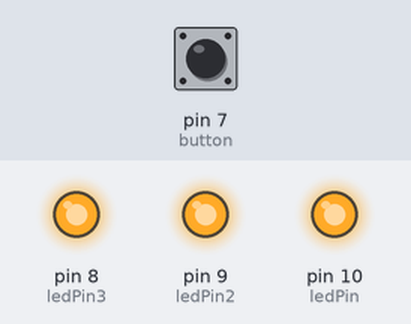
Bench run of a sketch on a simulated Arduino Uno, built with avr-gcc and run on an emulated ATmega328P. On the bench: output pins drawn as LEDs (lit = HIGH). The test bench sets the inputs (shaded band); at power-on: pin 7 (button) HIGH.

Above: at 1.0 s.
At 7.15 s:
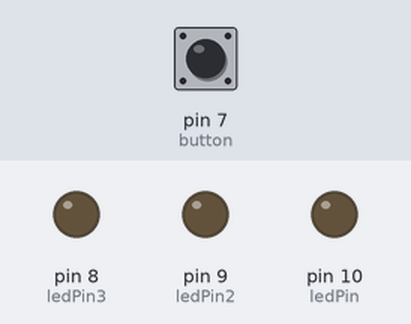
Timing chart, 0 to 7.5 s (numbered marks = the images above):
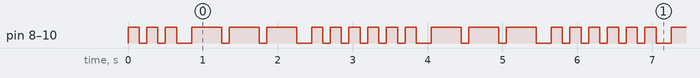

Measured:
- by itself, pin 8 (ledPin3), pin 9 (ledPin2), pin 10 (ledPin): repeats every 3.2 s: 2 × (LOW 0.10 s, HIGH 0.15 s), LOW 0.20 s, 2 × (HIGH 0.40 s, LOW 0.10 s), HIGH 0.40 s, LOW 0.20 s, 3 × (HIGH 0.15 s, LOW 0.10 s), HIGH 0.15 s
- by itself, everything shown: repeats every 3.2 s, in 18 steps

The sketch:

sketch_sep7b.ino
```cpp
int ledPin = 10;
int ledPin2 = 9;
int ledPin3 = 8;
int button = 7;

void setup() {
  // put your setup code here, to run once:
  Serial.begin(9600);
  pinMode(button, INPUT);
  digitalWrite(button, HIGH);
  pinMode(ledPin, OUTPUT);
  pinMode(ledPin2, OUTPUT);
  pinMode(ledPin3, OUTPUT);
}

void speedUp(int value){
  if(value == 0){
    for (int x=0; x<3; x++) {
      digitalWrite(ledPin, HIGH);
      digitalWrite(ledPin2, HIGH);
      digitalWrite(ledPin3, HIGH);
      delay(75);
      digitalWrite(ledPin, LOW);
      digitalWrite(ledPin2, LOW);
      digitalWrite(ledPin3, LOW);
      delay(50);
    }

    delay(100);

    for (int x = 0; x < 3; x++) {
      digitalWrite(ledPin, HIGH); // sets the LED on
      digitalWrite(ledPin2, HIGH); // sets the LED on
      digitalWrite(ledPin3, HIGH); // sets the LED on
      delay(200); // waits for 400ms
      digitalWrite(ledPin, LOW); // sets the LED off
      digitalWrite(ledPin2, LOW); // sets the LED off
      digitalWrite(ledPin3, LOW); // sets the LED off
      delay(50); // waits for 100ms
    }

    delay(50);

    for (int x = 0; x < 3; x++) {
      digitalWrite(ledPin, HIGH); // sets the LED on
      digitalWrite(ledPin2, HIGH); // sets the LED on
      digitalWrite(ledPin3, HIGH); // sets the LED on
      delay(75); // waits for 150ms

      digitalWrite(ledPin, LOW); // sets the LED off
      digitalWrite(ledPin2, LOW); // sets the LED off
      digitalWrite(ledPin3, LOW); // sets the LED off
      delay(50); // waits for 100ms
    }
  }else{
    for (int x=0; x<3; x++) {
      digitalWrite(ledPin, HIGH);
      digitalWrite(ledPin2, HIGH);
      digitalWrite(ledPin3, HIGH);
      delay(150);
      digitalWrite(ledPin, LOW);
      digitalWrite(ledPin2, LOW);
      digitalWrite(ledPin3, LOW);
      delay(100);
    }

    delay(100);

    for (int x = 0; x < 3; x++) {
      digitalWrite(ledPin, HIGH); // sets the LED on
      digitalWrite(ledPin2, HIGH); // sets the LED on
      digitalWrite(ledPin3, HIGH); // sets the LED on
      delay(400); // waits for 400ms
      digitalWrite(ledPin, LOW); // sets the LED off
      digitalWrite(ledPin2, LOW); // sets the LED off
      digitalWrite(ledPin3, LOW); // sets the LED off
      delay(100); // waits for 100ms
    }

    delay(100);

    for (int x = 0; x < 3; x++) {
      digitalWrite(ledPin, HIGH); // sets the LED on
      digitalWrite(ledPin2, HIGH); // sets the LED on
      digitalWrite(ledPin3, HIGH); // sets the LED on
      delay(150); // waits for 150ms

      digitalWrite(ledPin, LOW); // sets the LED off
      digitalWrite(ledPin2, LOW); // sets the LED off
      digitalWrite(ledPin3, LOW); // sets the LED off
      delay(100); // waits for 100ms
    }
  }
}

void loop() {
  // put your main code here, to run repeatedly:

  int isButtonPressed = digitalRead(button);

  if(isButtonPressed == 0){
    speedUp(0);
  } else {
    speedUp(1);
  }


  //   // wait 5 seconds before repeating the SOS signal

  // for (int x=0; x<3; x++) {
  //     digitalWrite(ledPin2, HIGH);
  //     delay(150);
  //     digitalWrite(ledPin2, LOW);
  //     delay(100);
  // }

  // delay(100);

  // for (int x = 0; x < 3; x++) {
  //   digitalWrite(ledPin2, HIGH); // sets the LED on
  //   delay(400); // waits for 400ms
  //   digitalWrite(ledPin2, LOW); // sets the LED off
  //   delay(100); // waits for 100ms
  // }

  // delay(100);

  // for (int x = 0; x < 3; x++) {
  //   digitalWrite(ledPin2, HIGH); // sets the LED on
  //   delay(150); // waits for 150ms

  //   digitalWrite(ledPin2, LOW); // sets the LED off
  //   delay(100); // waits for 100ms
  // }

  // for (int x=0; x<3; x++) {
  //     digitalWrite(ledPin3, HIGH);
  //     delay(150);
  //     digitalWrite(ledPin3, LOW);
  //     delay(100);
  // }

  // delay(100);

  // for (int x = 0; x < 3; x++) {
  //   digitalWrite(ledPin3, HIGH); // sets the LED on
  //   delay(400); // waits for 400ms
  //   digitalWrite(ledPin3, LOW); // sets the LED off
  //   delay(100); // waits for 100ms
  // }

  // delay(100);

  // for (int x = 0; x < 3; x++) {
  //   digitalWrite(ledPin3, HIGH); // sets the LED on
  //   delay(150); // waits for 150ms

  //   digitalWrite(ledPin3, LOW); // sets the LED off
  //   delay(100); // waits for 100ms
  // }
}
```
